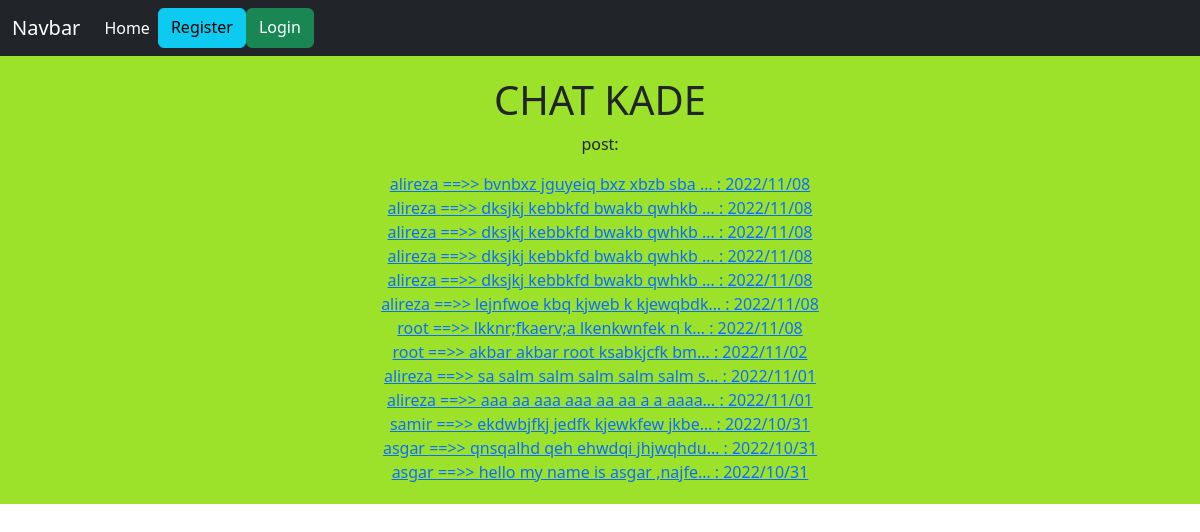
The app's page /, older data.
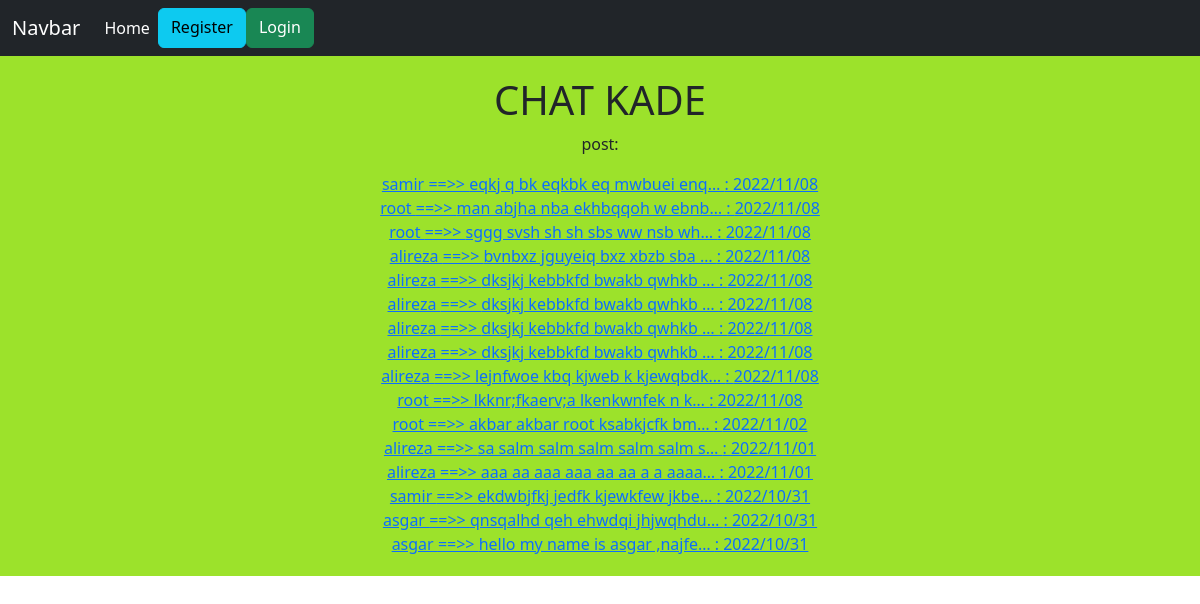
The same page, newer data.
### home/models.py (models this page shows, shortened)
class Post(models.Model):
    user=models.ForeignKey(User,on_delete=models.CASCADE,related_name="posts")
    body=models.TextField()
    slug=models.SlugField(max_length=30)
    created=models.DateTimeField(auto_now_add=True)
    updated=models.DateTimeField(auto_now=True)
    class Meta:
        ordering=('-updated',)
    def get_absolute_url(self):
        return reverse('home:post_detail',args=[self.id,self.slug])

### home/views.py (the view, shortened to what this page needs)
# urls.py: path('', views.HomeView.as_view(),name='home'),
class HomeView(View):
    def get(self,request):
        posts=Post.objects.all()
        return render(request,'home/index.html',{'posts':posts})

### home/templates/home/index.html
{% extends 'base.html'%}
{% block content %}
        <h1 class="text-center"> CHAT KADE</h1>
        <p class="text-center"> post:</p>
    <div class="text-center">
        {% for post in posts %}
            <div class="text-center">
            <a href="{{ post.get_absolute_url }}">{{ post.user.username }} ==>>  {{ post.body|truncatechars:30 }}  :  {{ post.updated|date:"Y/m/d" }}</a>
            </div>
        {% endfor %}
    </div>
{% endblock %}

Row changes from the older to the newer data that the page shows:
added Post: user.username "samir", body "eqkj q bk eqkbk eq mwbuei enq…", updated "2022/11/08"
added Post: user.username "root", body "man abjha nba ekhbqqoh w ebnb…", updated "2022/11/08"
added Post: user.username "root", body "sggg svsh sh sh sbs ww nsb wh…", updated "2022/11/08"
